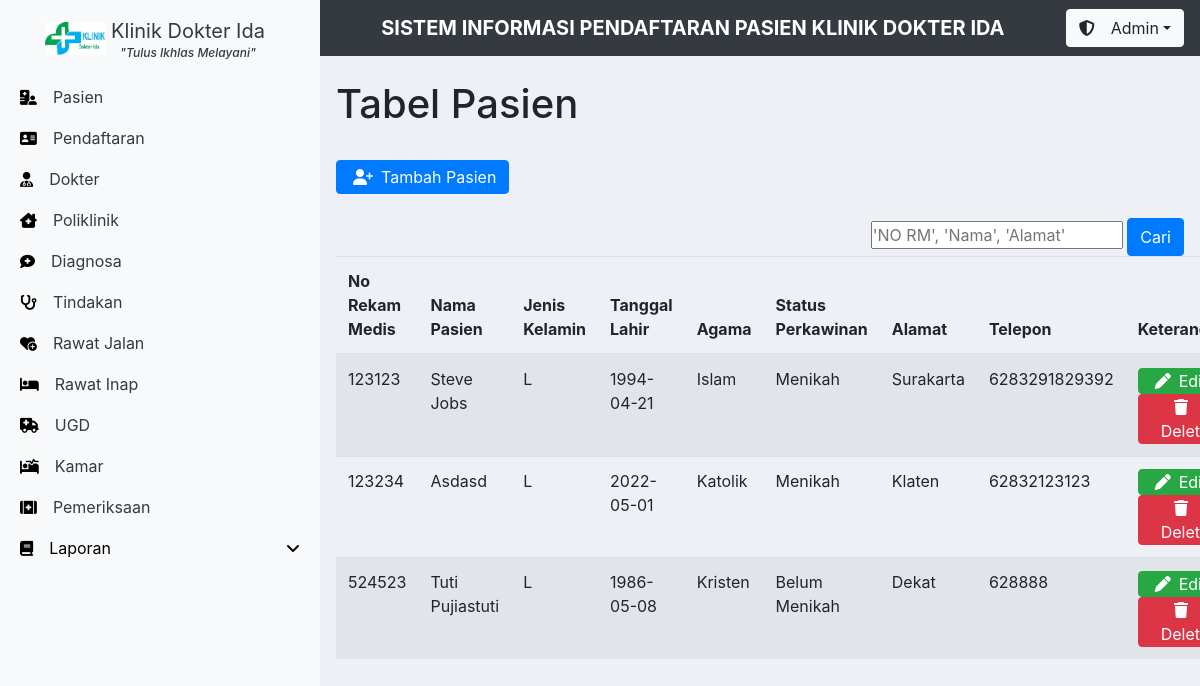
The page /dashboard.php?tab=pasien (signed in) on the database its author committed.
### tables this page shows
CREATE TABLE `pasien` (
  `no_rm` int(6) NOT NULL,
  `nama_pasien` varchar(36) NOT NULL,
  `jkel` varchar(1) NOT NULL,
  `tgl_lahir` date NOT NULL,
  `agama` enum('Islam','Hindu','Katolik','Kristen','Budha') NOT NULL,
  `status_perkawinan` enum('Belum Menikah','Menikah') NOT NULL,
  `alamat` varchar(55) NOT NULL,
  `telepon` bigint(15) NOT NULL,
  PRIMARY KEY (`no_rm`)
);

### functions.php (called while the page is built, shortened)
<?php
$conn = mysqli_connect('localhost', 'root', '', 'klinik-ida');
function query($query)
{
    global $conn;
    $result = mysqli_query($conn, $query);
    $rows = [];
    while ($row = mysqli_fetch_assoc($result)) {
        $rows[] = $row;
    }
    return $rows;
}

### pasien.php (the view)
<h1>Tabel Pasien</h1>
<?php
    if(isset($_POST['submit'])&& $_POST['key'] !== ""){
        $data = query("select * from pasien where no_rm like '%{$_POST['key']}%' or nama_pasien like '%{$_POST['key']}%' or alamat like '%{$_POST['key']}%'");
    } else {
        $data = query("select * from pasien");
    }
?>
<a href="dashboard.php?tab=formPasien" class="btn btn-primary pl-3 py-1 mt-4 mb-4"><i class="fa-solid fa-user-plus pr-2"></i>Tambah
    Pasien</a>
<form method="post" class="text-right">
    <input type="text" name="key" placeholder="'NO RM', 'Nama', 'Alamat'">
    <input type="submit" name="submit" value="Cari" class="btn btn-primary">
</form>
<table class="table table-striped">
    <thead>
        <tr>
            <th scope="col">No Rekam Medis</th>
            <th scope="col">Nama Pasien</th>
            <th scope="col">Jenis Kelamin</th>
            <th scope="col">Tanggal Lahir</th>
            <th scope="col">Agama</th>
            <th scope="col">Status Perkawinan</th>
            <th scope="col">Alamat</th>
            <th scope="col">Telepon</th>
            <th scope="col">Keterangan</th>
        </tr>
    </thead>
    <tbody>
        <?php foreach ($data as $dt) { ?>
            <tr>
                <td> <?= $dt['no_rm'] ?></td>
                <td> <?= $dt['nama_pasien'] ?></td>
                <td> <?= $dt['jkel'] ?></td>
                <td> <?= $dt['tgl_lahir'] ?></td>
                <td> <?= $dt['agama'] ?></td>
                <td> <?= $dt['status_perkawinan'] ?></td>
                <td> <?= $dt['alamat'] ?></td>
                <td> <?= $dt['telepon'] ?></td>
                <td>
                    <a href="dashboard.php?tab=editPasien&norm=<?= $dt['no_rm'] ?>" class="btn btn-success pl-3 py-0"><i class="fa-solid fa-pen pr-2"></i>Edit</a>
                    <a href="dashboard.php?tab=deletePasien&id=<?= $dt['no_rm'] ?>" class="btn btn-danger pl-3 py-0" onclick="return confirm('Are you sure you want to delete this item?');"><i class="fa-solid fa-trash pr-2"></i>Delete</a>
                </td>
            </tr>
        <?php } ?>
    </tbody>
</table>

### css/style.css (style rules this page uses)
* { padding: 0; margin: 0; }

### rows shown on the page
pasien: no_rm "123123", nama_pasien "Steve Jobs", jkel "L", tgl_lahir "1994-04-21", agama "Islam", status_perkawinan "Menikah", alamat "Surakarta", telepon "6283291829392"
pasien: no_rm "123234", nama_pasien "Asdasd", jkel "L", tgl_lahir "2022-05-01", agama "Katolik", status_perkawinan "Menikah", alamat "Klaten", telepon "62832123123"
pasien: no_rm "524523", nama_pasien "Tuti Pujiastuti", jkel "L", tgl_lahir "1986-05-08", agama "Kristen", status_perkawinan "Belum Menikah", alamat "Dekat", telepon "628888"
